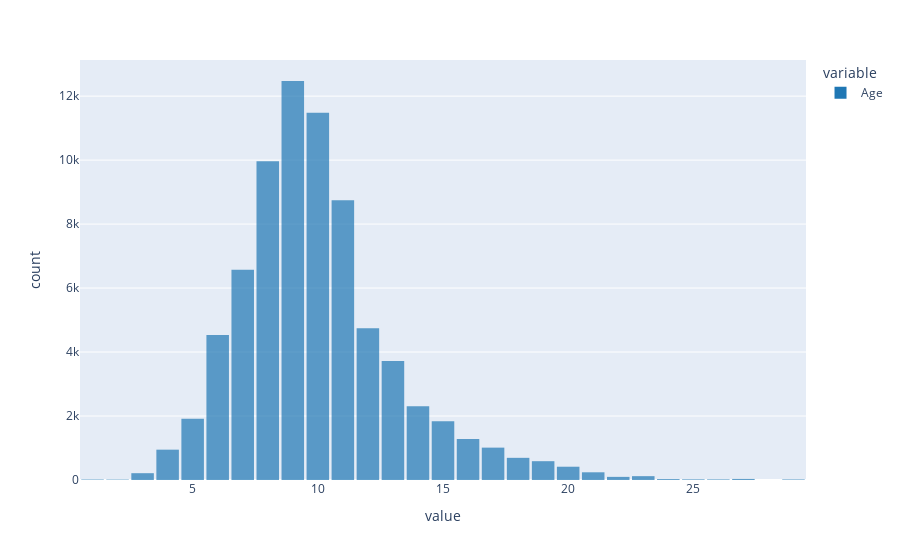

The cell this chart's notebook holds for it:
### Code cell
# Create a figure using Plotly Express
fig = px.histogram(y, nbins=30, opacity=0.7, color_discrete_sequence=['#1f77b4'])

# Add KDE (Kernel Density Estimation) curve
fig.update_traces(histnorm='density', histfunc='sum')
fig.update_layout(bargap=0.1)

# Show the plot
fig.show()

### Figure 1 — Plotly figure (JSON) as saved in the notebook; plotly's stock layout.template omitted (floating-point values rounded to 4 significant figures; data arrays with more than 128 entries replaced by an {"elided": "..."} marker saying what was removed)
{"data": [{"alignmentgroup": "True", "bingroup": "x", "histfunc": "sum", "histnorm": "density", "hovertemplate": "variable=Age<br>value=%{x}<br>count=%{y}<extra></extra>", "legendgroup": "Age", "marker": {"color": "#1f77b4", "opacity": 0.7, "pattern": {"shape": ""}}, "name": "Age", "nbinsx": 30, "offsetgroup": "Age", "orientation": "v", "showlegend": true, "type": "histogram", "x": {"elided": "74051 int values"}, "xaxis": "x", "yaxis": "y"}], "layout": {"bargap": 0.1, "barmode": "relative", "legend": {"title": {"text": "variable"}, "tracegroupgap": 0}, "margin": {"t": 60}, "xaxis": {"anchor": "y", "domain": [0, 1], "title": {"text": "value"}}, "yaxis": {"anchor": "x", "domain": [0, 1], "title": {"text": "count"}}}}
